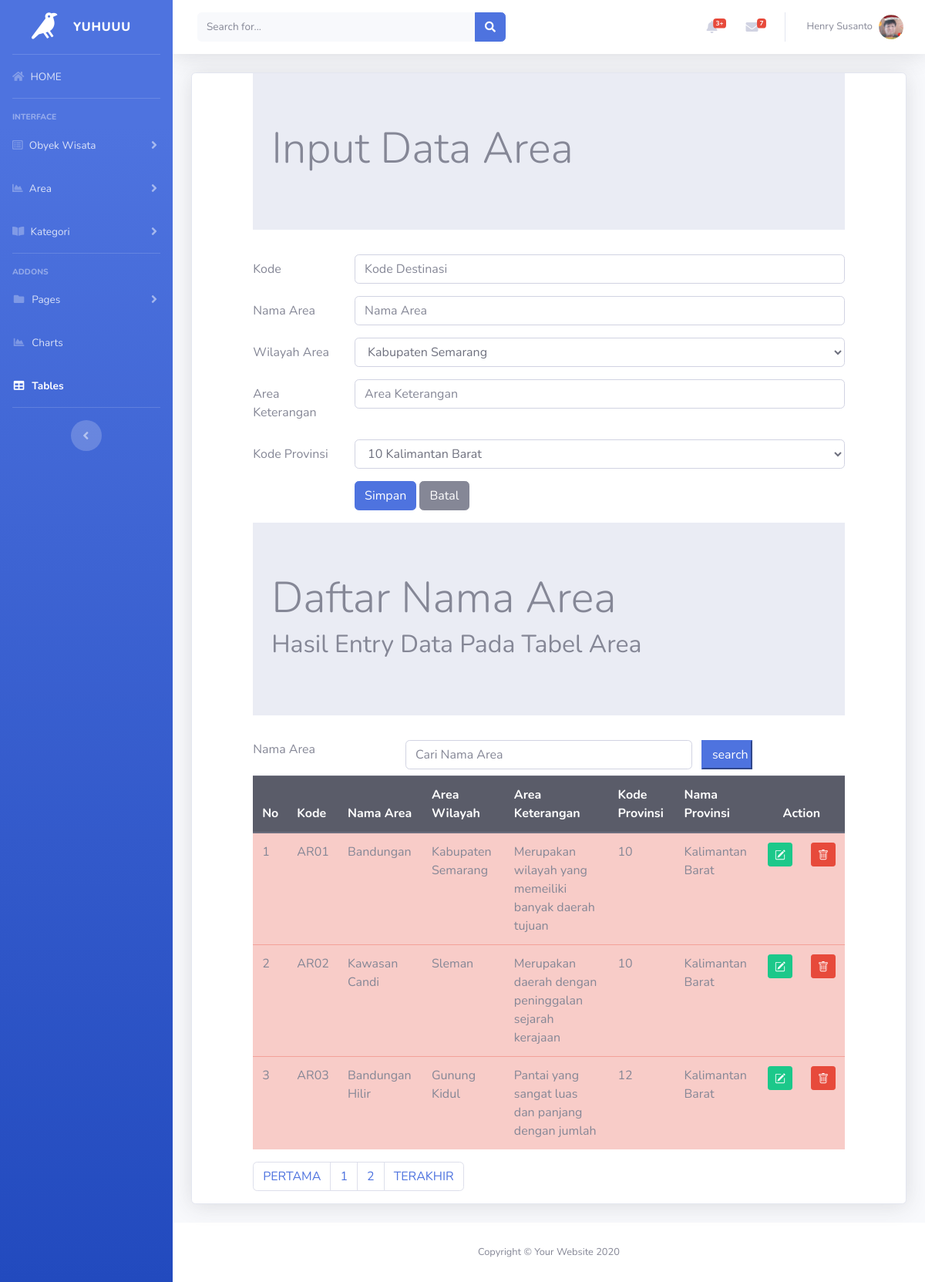
The page /area.php (signed in) on the database its author committed.
### tables this page shows
CREATE TABLE `area` (
  `areaID` char(4) NOT NULL,
  `areanama` char(35) NOT NULL,
  `areawilayah` char(35) NOT NULL,
  `areaketerangan` varchar(255) NOT NULL,
  `povinsiID` char(2) NOT NULL
);

CREATE TABLE `provinsi` (
  `provinsiID` char(2) NOT NULL,
  `provinsinama` char(25) NOT NULL,
  `provinsitglberdiri` date NOT NULL
);

### area.php (the view, shortened to what this page needs)
<!DOCTYPE html>
<?php
  include "includes/config.php";
  $datawilayaharea = mysqli_query($connection,"select * from area");
  $dataprovinsi = mysqli_query($connection,"select * from provinsi");
?>
<html lang="en">
<head>
  <link rel="stylesheet"  type="text/css" href="https://cdnjs.cloudflare.com/ajax/libs/select2/4.0.3/css/select2.min.css">
	<link rel="stylesheet" href="css/bootstrap.min.css">
</head>
<?php include"header.php";?>
<div class="container-fluid">
<div class="card shadow mb-4">
<div class="row">
	<div class="col-sm-1">
 </div>
 <div class="col-sm-10">
   <div class="jumbotron jumbotron-fluid">
				<div class="container">
					<h1 class="display-4">Input Data Area</h1>
				</div>
			</div>
 <form method="POST">
  <div class="form-group row">
    <label for="kodedestinasi" class="col-sm-2 col-form-label">Kode</label>
    <div class="col-sm-10">
      <input type="Text" class="form-control" id="kodedestinasi" name= "inputkode" placeholder="Kode Destinasi" maxlength="4">
    </div>
  </div>
  <div class="form-group row">
    <label for="area" class="col-sm-2 col-form-label">Nama Area</label>
    <div class="col-sm-10">
      <input type="Text" class="form-control" id="area" name ="inputnama"  placeholder="Nama Area">
    </div>
  </div>
  <div class="form-group row">
    <label for="refkategori" class="col-sm-2 col-form-label">Wilayah Area  </label>
  <div class="col-sm-10">
   <select class="form-control" id="wilarea" name="wilarea">
    <?php  while($row = mysqli_fetch_array($datawilayaharea))
    {?>
    <option  value="<?php echo $row["areawilayah"]?>">
      <?php echo $row["areawilayah"]?>
    </option>
   <?php } ?>
   </select>
</div>
  </div>
  <div class="form-group row">
    <label for="areket" class="col-sm-2 col-form-label">Area Keterangan </label>
    <div class="col-sm-10">
      <input type="Text" class="form-control" id="areket" name = "areket" placeholder="Area Keterangan ">
    </div>
  </div>
  <div class="form-group row">
    <label for="refkategori" class="col-sm-2 col-form-label">Kode Provinsi </label>
  <div class="col-sm-10">
   <select class="form-control" id="kodearea" name="kodearea">
   	<?php  while($row = mysqli_fetch_array($dataprovinsi))
   	{?>
   	<option  value="<?php echo $row["provinsiID"]?>">
   		<?php echo $row["provinsiID"]?>
   		<?php echo $row["provinsinama"]?>
   	</option>
   <?php } ?>
   </select>
</div>
  </div>
 <div class="form-group row">
    <div class="col-sm-2">
    </div>
    <div class="col-sm-10">
    <input type="submit" class="btn btn-primary" value="Simpan" name="Simpan">
    <input type="reset" class="btn btn-secondary" value="Batal" name="Batal" >
  </div>
</div>
</form>
 </div>
<div class="col-sm-1">
 </div>
</div>
	<div class="row">
		<div class="col-sm-1"></div>
		<div class="col-sm-10">
			<div class="jumbotron jumbotron-fluid">
				<div class="container">
					<h1 class="display-4">Daftar Nama Area </h1>
					<h2> Hasil Entry Data Pada Tabel Area </h2>
				</div>
			</div>
	<form method="POST">
		<div class="form-group row mb-2">
			<label for="search" class="col-sm-3 ">Nama Area</label>
			<div class="col-sm-6">
				<input type="text" name="search" class="form-control" id="search" value="<?php if(isset($_POST['search'])) {echo $_POST['search'];}?>" placeholder="Cari Nama Area">
			</div>
			<input type="submit" name="kirim" class="col-sm-1 btn-primary" value="search">
		</div>
	</form>
     <table class="table table-hover table-danger ">
     	<thead class="thead-dark">
     		<tr>
     			<th>No</th>
     			<th>Kode</th>
     			<th>Nama Area</th>
     			<th>Area Wilayah</th>
     			<th>Area Keterangan</th>
     			<th>Kode Provinsi</th>
          <th>Nama Provinsi</th>
          <th colspan="2" style="text-align: center;">Action</th>
     		</tr>
     	</thead>
     <tbody>
	<?php
$jumlahtampilan = 3;
$halaman = (isset($_GET['page']))? $_GET['page'] : 1;
$mulaitampilan = ($halaman - 1 ) * $jumlahtampilan;
	if(isset($_POST["kirim"]))
	{
		$search = $_POST['search'];
		$query = mysqli_query($connection,"select area.*, area.areaID,area.areanama,povinsi.provinsiID,povinsi.provinsinama
			from area,provinsi
			where areanama like'%".$search."%'
			and area.povinsiID = provinsi.provinsiID limit $mulaitampilan, $jumlahtampilan");
	}else
	{
	$query = mysqli_query($connection, "select area.*, area.areaID,area.areanama,provinsi.provinsiID,provinsi.provinsinama
      from area,provinsi
      where area.povinsiID = provinsi.provinsiID limit $mulaitampilan, $jumlahtampilan");
  }
	$nomor = 1;
	while ($row = mysqli_fetch_array($query))
		{?>
			<tr>
				<td><?php echo $mulaitampilan+$nomor; ?></td>
				<td><?php echo $row['areaID']; ?></td>
				<td><?php echo $row['areanama']; ?></td>
				<td><?php echo $row['areawilayah']; ?></td>
				<td><?php echo $row['areaketerangan']; ?></td>
				<td><?php echo $row['provinsiID']; ?></td>
				<td><?php echo $row['provinsinama']; ?></td>
     <td>
      <a href="areaedit.php?ubah=<?php echo $row["areaID"]?>"
        class = "btn btn-success btn-sm" title ="EDIT">
    </a>
    </td>
      <td>
         <a href="areahapus.php?hapus=<?php echo $row["areaID"]?>"
        class = "btn btn-danger btn-sm" title="DELETE">
  </a>
      </td>
		 	</tr>
		 <?php $nomor = $nomor+ 1; ?>
		<?php } ?>
	</tbody>
     </table>
     <?php
      $query = mysqli_query($connection,"SELECT * FROM area");
      $jumlahrecord = mysqli_num_rows($query);
      $jumlahpage = ceil($jumlahrecord/$jumlahtampilan);
     ?>
     <nav aria-label="Page navigation example">
  <ul class="pagination">
    <li class="page-item"><a class="page-link" href="?page=<?php $nomorhal=1;
    echo $nomorhal?>">PERTAMA</a></li>
    <?php for($nomorhal=1; $nomorhal<=$jumlahpage; $nomorhal++)
    {?>
    <li class="page-item">
      <?php
      if($nomorhal!=$halaman)
        { ?>
      <a class="page-link" href="?page=<?php  echo $nomorhal?>"><?php  echo $nomorhal ?></a>
    <?php }
    else {?>
    <a class="page-link" href="?page=<?php  echo $nomorhal?>"><?php  echo $nomorhal ?></a>
      <?php }?>
      </li>
  <?php } ?>
    <li class="page-item"><a class="page-link" href="?page=<?php echo $nomorhal-1?>">TERAKHIR</a></li>
  </ul>
</nav>
		</div>
		<div class="col-sm-1"></div>
	</div>
</div>
</div>
<?php include"footer.php";?>
</html>

### rows shown on the page
area: areaID "AR01", areanama "Bandungan", areawilayah "Kabupaten Semarang", areaketerangan "Merupakan wilayah yang memeiliki banyak daerah tujuan", provinsi.provinsiID "10", provinsi.provinsinama "Kalimantan Barat"
area: nomor "2", areaID "AR02", areanama "Kawasan Candi", areawilayah "Sleman", areaketerangan "Merupakan daerah dengan peninggalan sejarah kerajaan", provinsi.provinsiID "10", provinsi.provinsinama "Kalimantan Barat"
area: nomor "3", areaID "AR03", areanama "Bandungan Hilir", areawilayah "Gunung Kidul", areaketerangan "Pantai yang sangat luas dan panjang dengan jumlah", provinsi.provinsiID "12", provinsi.provinsinama "Kalimantan Barat"

### other values the page prints
form field wilarea "Kabupaten Semarang"
form field kodearea "10 Kalimantan Barat"
